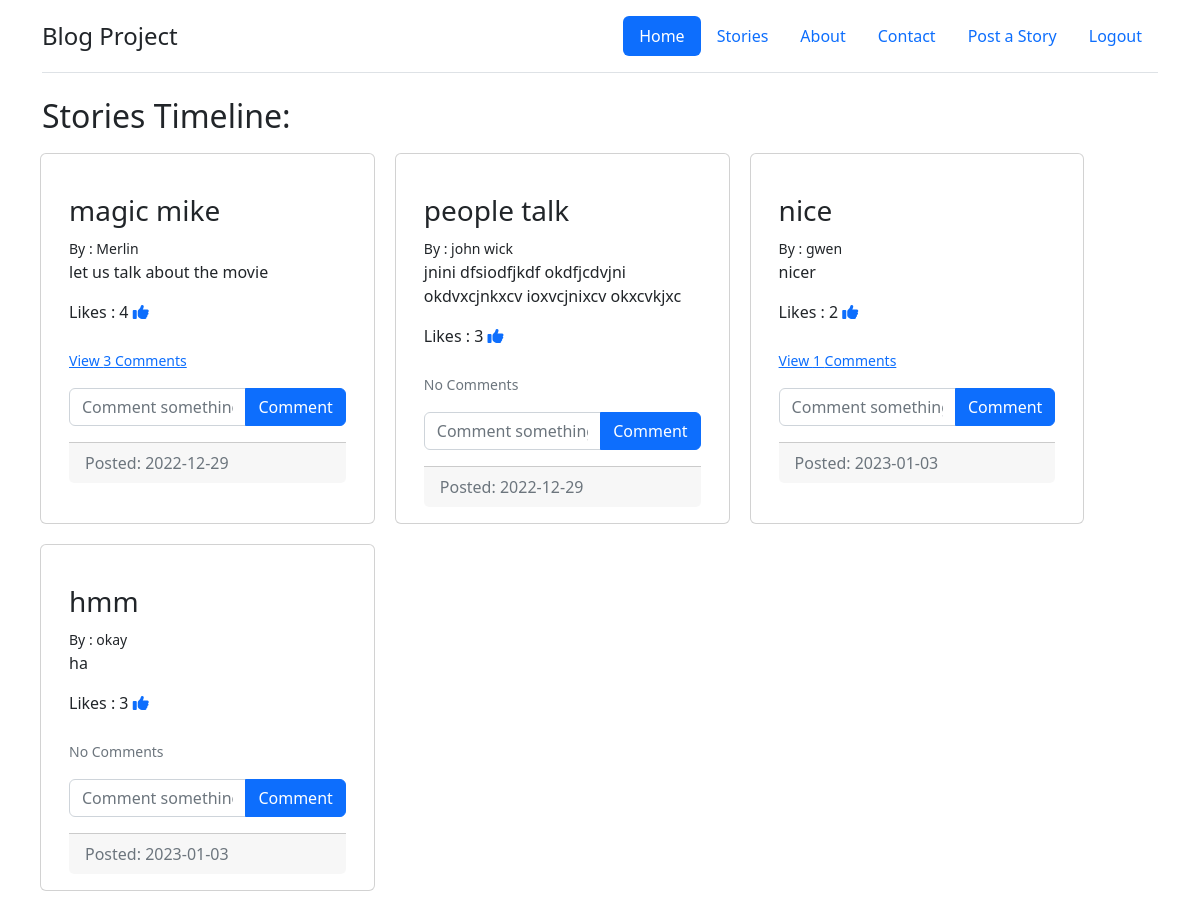
The page /stories (signed in) on the database its author committed.
### app.py (models this page shows, shortened)
class Post(db.Model):
    __tablename__ = "post"
    id = db.Column(db.Integer, primary_key=True)
    title = db.Column(db.String(100), nullable=False)
    content = db.Column(db.Text, nullable=False)
    postby = db.Column(db.String(30))
    author = db.Column(db.Integer, db.ForeignKey(
        'user.id', ondelete="CASCADE"), nullable=False)
    date_posted = db.Column(db.DateTime, default=datetime.utcnow)
    comments = db.relationship('Comment', backref='post', passive_deletes=True)
    likes = db.relationship('Like', backref='post', passive_deletes=True)

### app.py (the view)
@app.route('/stories', methods=['GET', 'POST'])
@login_required
def stories():
    all_posts = Post.query.order_by(Post.date_posted).all()
    return render_template('stories.html', posts=all_posts, user=current_user, like=like)

### app.py (called while the page is built)
@login_manager.user_loader
def load_user(user_id):
    global answer
    answer = User.query.get(str(user_id))
    return User.query.get(int(user_id))

### templates/stories.html (shortened to what this page needs)
{% extends 'base.html' %}
{%block logout%}
<li class="nav-item"><a href="{{url_for('posts')}}" class="nav-link">Post a Story</a></li>
<li class="nav-item"><a href="{{url_for('logout')}}" class="nav-link">Logout</a></li>
{% endblock %}
{%block body%}
    <h2> Stories Timeline:</h2>
    <div class="row" style="width: 100%;">
                    {% for post in posts %}
                        <div class="card" style="width: 30%; margin: 10px">
                            <div class="card-body" >
                                    <br>
                                    <h3>{{post.title}}</h3>
                                    {% if post.author%}
                                        <small>By : {{post.author}} </small>
                                    {% else %}
                                        <small>By : N/A </small>
                                    {% endif %}
                                    <p style="white-space:pre-wrap">{{post.content}}</p>
                                    <div>
                                        Likes : {{ post.likes|length }}
                                        {% if user.id in post.likes|map(attribute="author")|list %}
                                            <a href="/like-post/{{ post.id }}"><i class=" pointer fas fa-thumbs-up"></i></a>
                                        {% else %}
                                            <a href="/like-post/{{ post.id }}"><i class="pointer far fa-thumbs-up"></i></a>
                                        {% endif %}
                                    </div>
                                    <div>
                                        <br />
                                      <p class="card-text">
                                        {% if post.comments|length > 0 %}
                                        <a data-bs-toggle="collapse" href="#comments-{{post.id}}" role="button">
                                          <small>View {{post.comments|length}} Comments</small>
                                        </a>
                                        {% else %}
                                        <small class="text-muted">No Comments</small>
                                        {% endif %}
                                      </p>
                                      <form
                                        class="input-group mb-3"
                                        method="POST"
                                        action="/create-comment/{{post.id}}"
                                      >
                                            <input
                                              type="text"
                                              id="text"
                                              name="text"
                                              class="form-control"
                                              placeholder="Comment something!"
                                            />
                                            <button type="submit" class="btn btn-primary">Comment</button>
                                      </form>
                                    </div>
                                    <div class="card-footer text-muted"> Posted: {{post.date_posted.date()}}</div>
                            </div>
                        </div>
                    {% endfor %}
      </div>
{% endblock %}

### templates/base.html (shortened to what this page needs)
<!DOCTYPE html>
<html lang="en">
<head>
    <link href="../static/css/main.css" rel="stylesheet">
    <link href="https://cdn.jsdelivr.net/npm/bootstrap@5.2.1/dist/css/bootstrap.min.css" rel="stylesheet">
</head>
<body>
    <div class="container" style="width: 100%;">
      <header class="d-flex flex-wrap justify-content-center py-3 mb-4 border-bottom">
        <a href="/" class="d-flex align-items-center mb-3 mb-md-0 me-md-auto text-dark text-decoration-none">
          <span class="fs-4">Blog Project</span>
        </a>
        <ul class="nav nav-pills">
          <li class="nav-item"><a href="/" class="nav-link active" aria-current="page">Home</a></li>
          <li class="nav-item"><a href="/stories" class="nav-link">Stories</a></li>
          <li class="nav-item"><a href="/about" class="nav-link">About </a></li>
          <li class="nav-item"><a href="/contact" class="nav-link">Contact</a></li>
          {%block logout%} {% endblock %}
        </ul>
      </header>
      {%block body%} {% endblock %}
    </div>
</body>
</html>

### static/css/main.css (style rules this page uses)
body { font-family: Helvetica }
.pointer { cursor: pointer; width: 50px; }

### rows shown on the page
Post: title "magic mike", author "Merlin", content "let us talk about the movie", likes|length "4", comments|length "3", date_posted "2022-12-29"
Post: title "people talk", author "john wick", content "jnini dfsiodfjkdf okdfjcdvjni okdvxcjnkxcv ioxvcjnixcv okxcvkjxc", likes|length "3", shows "No Comments", date_posted "2022-12-29"
Post: title "nice", author "gwen", content "nicer", likes|length "2", comments|length "1", date_posted "2023-01-03"
Post: title "hmm", author "okay", content "ha", likes|length "3", shows "No Comments", date_posted "2023-01-03"
